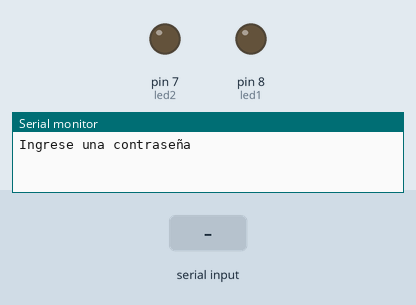
Bench run of a sketch on a simulated Arduino Uno, built with avr-gcc and run on an emulated ATmega328P. Shown: output pins drawn as LEDs (lit = HIGH), the last lines printed to the serial monitor. The test bench sets the inputs (shaded band).

Above: at 1.2 s.
1.3 s: "1" received over Serial
At 3.5 s:
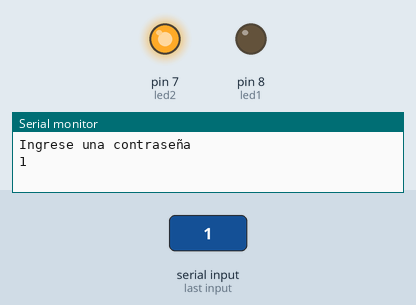
Timing chart, 0 to 5.0 s (numbered marks = the images above; inputs shaded):
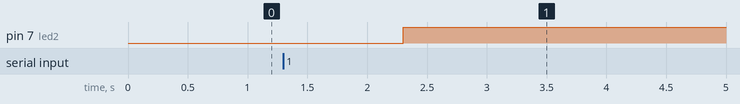

Measured:
- after the input at 1.3 s, pin 7 (led2): LOW → HIGH after 1.0 s

The sketch:

DEBER_6.1.ino
```cpp
/*
DEBER 6.1
IRMA TÚQUERRES
Valide una contraseña de 4 dígitos ingresos por comunicación serial. Enciende un led verde si es la adecuada o un led rojo si es erróneo el ingreso
*/
String pass="1234";
String letra="";
int led1=8;//led verde
int led2=7;//led rojo
void setup() {
  Serial.begin(9600);
  pinMode(led1,OUTPUT);
  pinMode(led2,OUTPUT);
  Serial.println("Ingrese una contraseña");
}

void loop() {
  if(Serial.available()>0){
    letra=Serial.readString();
    Serial.print(letra);
    if(letra==pass){
      digitalWrite(led1,HIGH);
      digitalWrite(led2,LOW);
      delay(200);
    }
    else{
      digitalWrite(led2,HIGH);
      digitalWrite(led1,LOW);
    }
  }
  // put your main code here, to run repeatedly:

}
```
